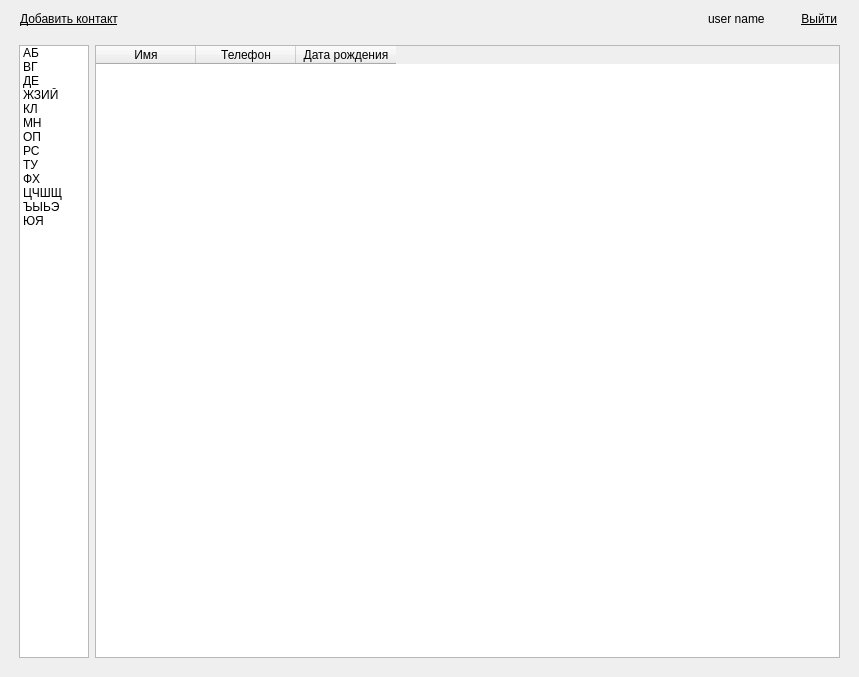
<?xml version="1.0" encoding="UTF-8"?>
<ui version="4.0">
 <class>MainWindow</class>
 <widget class="QMainWindow" name="MainWindow">
  <property name="geometry">
   <rect>
    <x>0</x>
    <y>0</y>
    <width>859</width>
    <height>677</height>
   </rect>
  </property>
  <property name="windowTitle">
   <string/>
  </property>
  <property name="styleSheet">
   <string notr="true"/>
  </property>
  <widget class="QWidget" name="centralwidget">
   <layout class="QHBoxLayout" name="horizontalLayout_3">
    <item>
     <layout class="QVBoxLayout" name="verticalLayout">
      <item>
       <layout class="QHBoxLayout" name="horizontalLayout_2">
        <item>
         <spacer name="horizontalSpacer_3">
          <property name="orientation">
           <enum>Qt::Horizontal</enum>
          </property>
          <property name="sizeType">
           <enum>QSizePolicy::Minimum</enum>
          </property>
          <property name="sizeHint" stdset="0">
           <size>
            <width>11</width>
            <height>1</height>
           </size>
          </property>
         </spacer>
        </item>
        <item>
         <widget class="QLabel" name="add_contact_event">
          <property name="font">
           <font>
            <underline>true</underline>
           </font>
          </property>
          <property name="text">
           <string>Добавить контакт</string>
          </property>
         </widget>
        </item>
        <item>
         <spacer name="horizontalSpacer">
          <property name="orientation">
           <enum>Qt::Horizontal</enum>
          </property>
          <property name="sizeHint" stdset="0">
           <size>
            <width>40</width>
            <height>20</height>
           </size>
          </property>
         </spacer>
        </item>
        <item>
         <widget class="QLabel" name="user_name">
          <property name="text">
           <string>user name</string>
          </property>
         </widget>
        </item>
        <item>
         <spacer name="horizontalSpacer_2">
          <property name="orientation">
           <enum>Qt::Horizontal</enum>
          </property>
          <property name="sizeType">
           <enum>QSizePolicy::Fixed</enum>
          </property>
          <property name="sizeHint" stdset="0">
           <size>
            <width>30</width>
            <height>20</height>
           </size>
          </property>
         </spacer>
        </item>
        <item>
         <widget class="QLabel" name="sign_out_event">
          <property name="font">
           <font>
            <underline>true</underline>
           </font>
          </property>
          <property name="text">
           <string>Выйти</string>
          </property>
          <property name="alignment">
           <set>Qt::AlignRight|Qt::AlignTrailing|Qt::AlignVCenter</set>
          </property>
         </widget>
        </item>
        <item>
         <spacer name="horizontalSpacer_4">
          <property name="orientation">
           <enum>Qt::Horizontal</enum>
          </property>
          <property name="sizeType">
           <enum>QSizePolicy::Minimum</enum>
          </property>
          <property name="sizeHint" stdset="0">
           <size>
            <width>13</width>
            <height>20</height>
           </size>
          </property>
         </spacer>
        </item>
       </layout>
      </item>
      <item>
       <layout class="QHBoxLayout" name="horizontalLayout">
        <property name="margin">
         <number>10</number>
        </property>
        <item>
         <widget class="QListWidget" name="alphabet_list">
          <property name="sizePolicy">
           <sizepolicy hsizetype="Expanding" vsizetype="Expanding">
            <horstretch>1</horstretch>
            <verstretch>0</verstretch>
           </sizepolicy>
          </property>
          <item>
           <property name="text">
            <string>АБ</string>
           </property>
          </item>
          <item>
           <property name="text">
            <string>ВГ</string>
           </property>
          </item>
          <item>
           <property name="text">
            <string>ДЕ</string>
           </property>
          </item>
          <item>
           <property name="text">
            <string>ЖЗИЙ</string>
           </property>
          </item>
          <item>
           <property name="text">
            <string>КЛ</string>
           </property>
          </item>
          <item>
           <property name="text">
            <string>МН</string>
           </property>
          </item>
          <item>
           <property name="text">
            <string>ОП</string>
           </property>
          </item>
          <item>
           <property name="text">
            <string>РС</string>
           </property>
          </item>
          <item>
           <property name="text">
            <string>ТУ</string>
           </property>
          </item>
          <item>
           <property name="text">
            <string>ФХ</string>
           </property>
          </item>
          <item>
           <property name="text">
            <string>ЦЧШЩ</string>
           </property>
          </item>
          <item>
           <property name="text">
            <string>ЪЫЬЭ</string>
           </property>
          </item>
          <item>
           <property name="text">
            <string>ЮЯ</string>
           </property>
          </item>
         </widget>
        </item>
        <item>
         <widget class="QTableWidget" name="tableWidget">
          <property name="sizePolicy">
           <sizepolicy hsizetype="Expanding" vsizetype="Expanding">
            <horstretch>11</horstretch>
            <verstretch>0</verstretch>
           </sizepolicy>
          </property>
          <property name="editTriggers">
           <set>QAbstractItemView::NoEditTriggers</set>
          </property>
          <property name="alternatingRowColors">
           <bool>false</bool>
          </property>
          <property name="columnCount">
           <number>3</number>
          </property>
          <column>
           <property name="text">
            <string>Имя</string>
           </property>
          </column>
          <column>
           <property name="text">
            <string>Телефон</string>
           </property>
          </column>
          <column>
           <property name="text">
            <string>Дата рождения</string>
           </property>
          </column>
         </widget>
        </item>
       </layout>
      </item>
     </layout>
    </item>
   </layout>
  </widget>
 </widget>
 <resources/>
 <connections/>
</ui>
